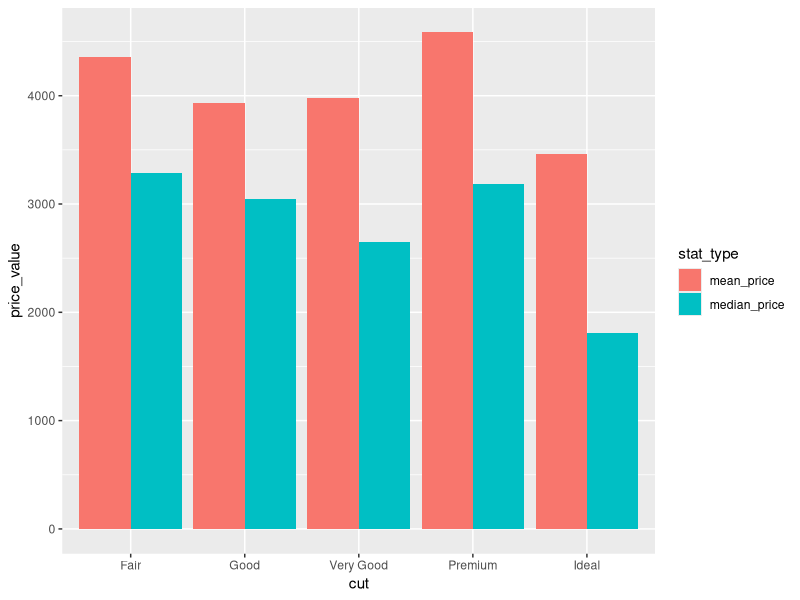
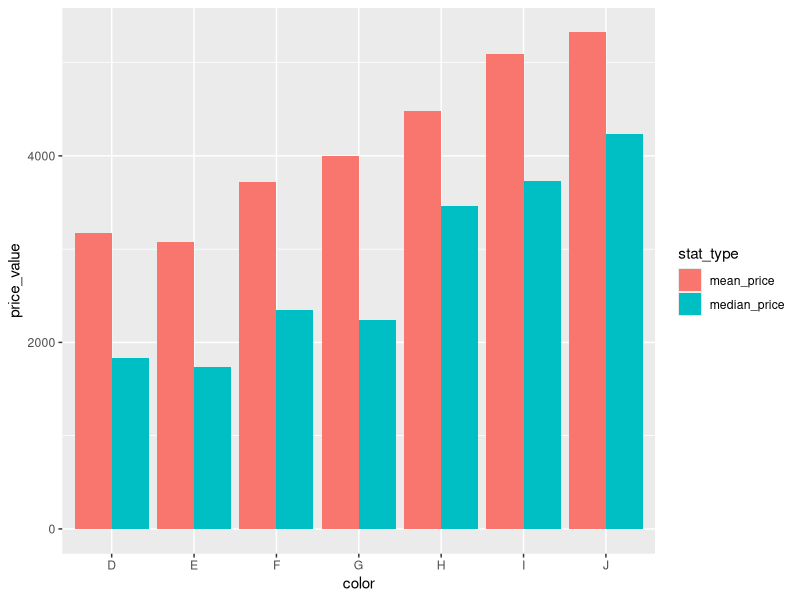
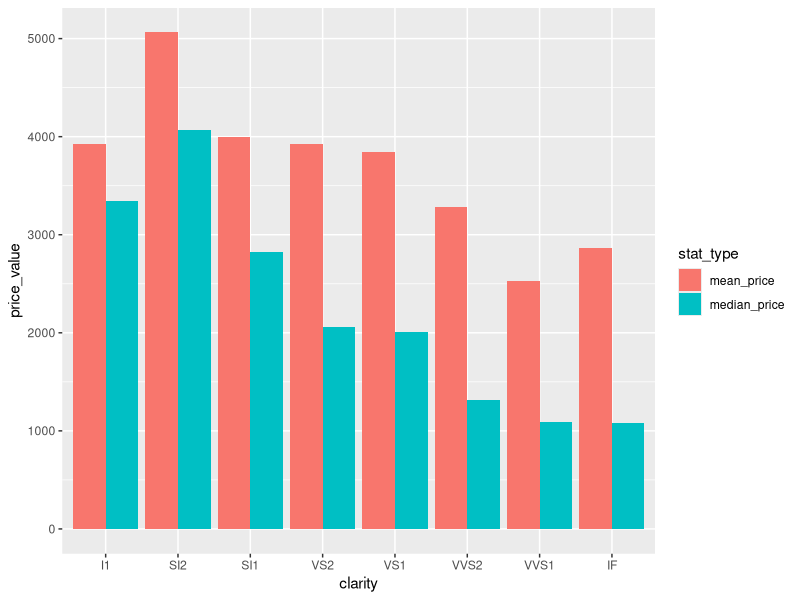
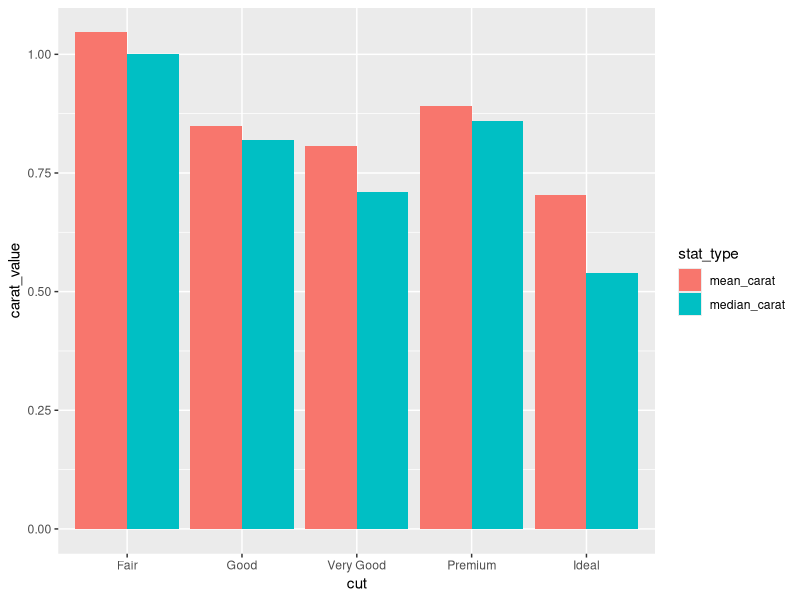
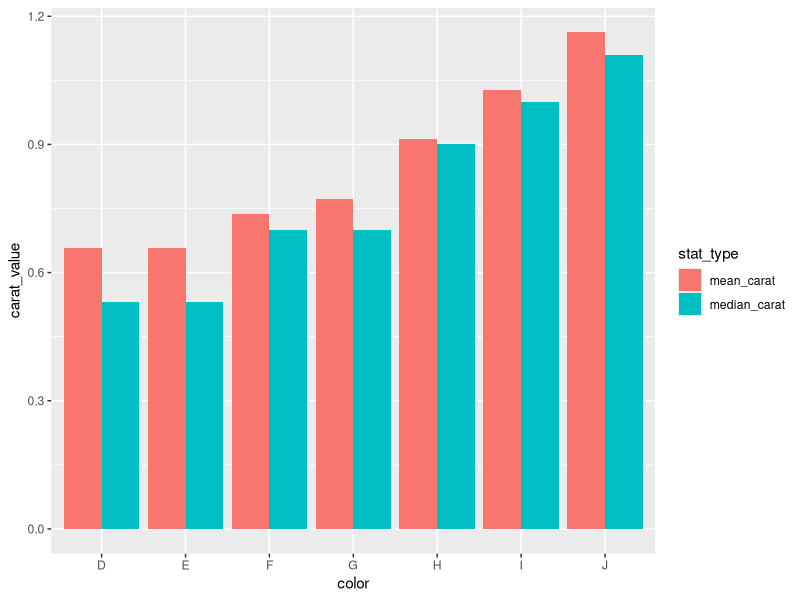
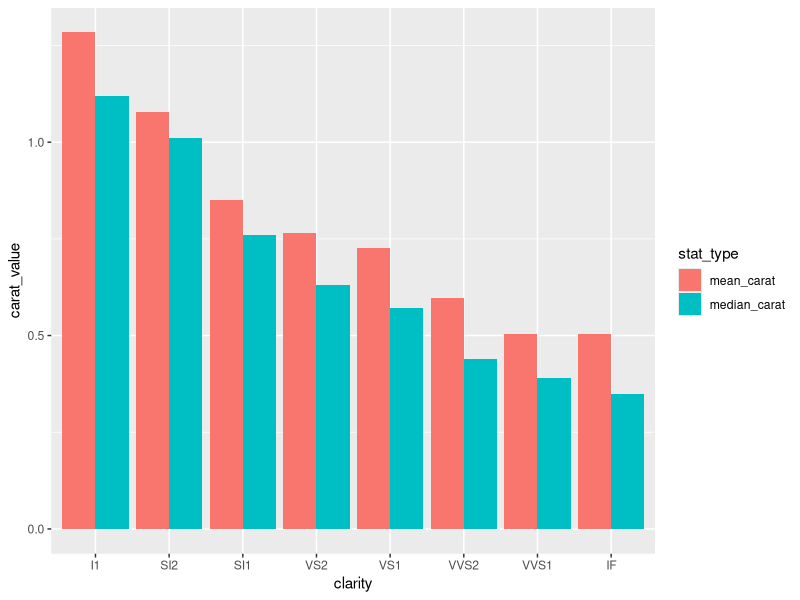
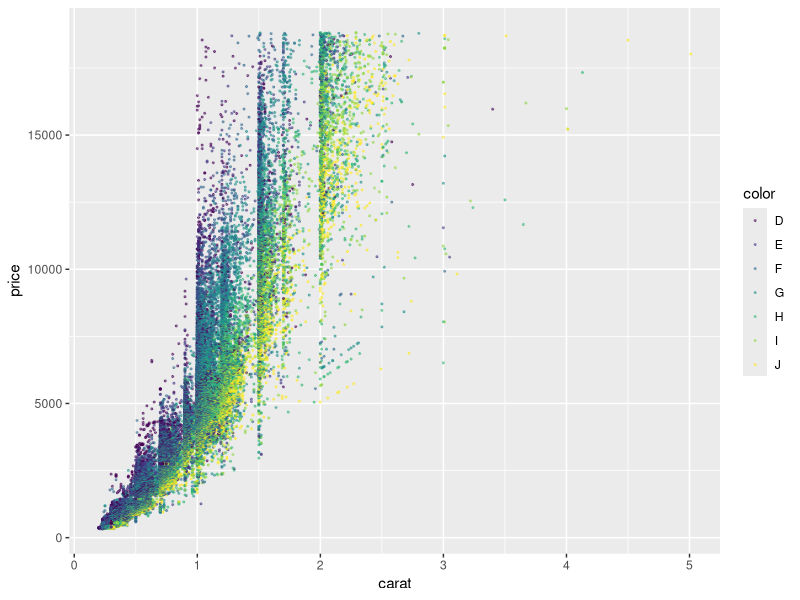
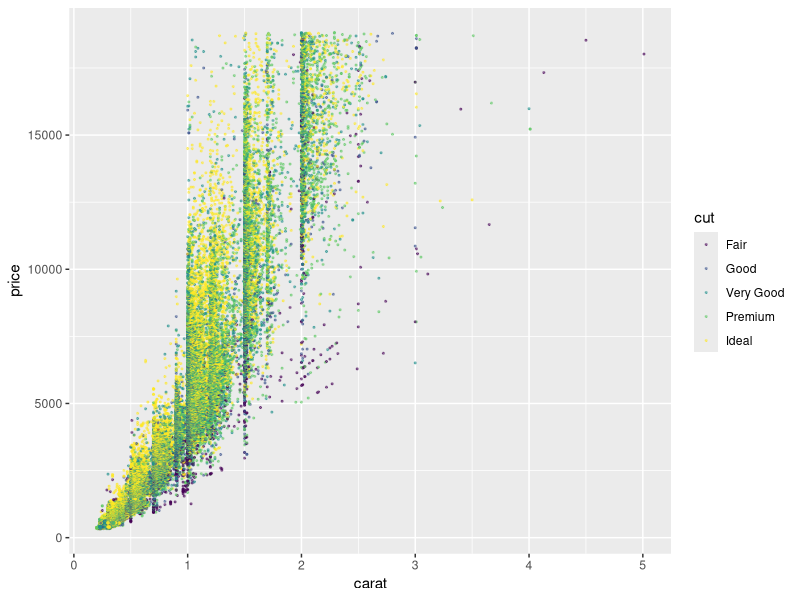

Generate these figures, in order, with R:
## ---- chunk 1
# cache results
knitr::opts_chunk$set(cache=TRUE, message=FALSE)
## ---- chunk 2
library(tidyverse)
library(ggplot2)
## ---- chunk 3
bycut_info = ggplot2::diamonds |> 
  group_by(cut) |> 
  summarise(
    n = n(),
    mean_price = mean(price),
    median_price = median(price),
    mean_carat = mean(carat),
    median_carat = median(carat),
    .groups = "drop"
  )

bycolor_info = ggplot2::diamonds |> 
  group_by(color) |> 
  summarise(
    n = n(),
    mean_price = mean(price),
    median_price = median(price),
    mean_carat = mean(carat),
    median_carat = median(carat),
    .groups = "drop"
  )

byclarity_info = ggplot2::diamonds |> 
  group_by(clarity) |> 
  summarise(
    n = n(),
    mean_price = mean(price),
    median_price = median(price),
    mean_carat = mean(carat),
    median_carat = median(carat),
    .groups = "drop"
  )

## ---- chunk 4
bycut_info
bycut_info |> 
  pivot_longer(cols = c(mean_price, median_price), names_to = "stat_type", values_to = "price_value") |> 
  ggplot(aes(x = cut, y = price_value, fill = stat_type)) + 
  geom_col(position = "dodge")

bycolor_info
bycolor_info |> 
  pivot_longer(cols = c(mean_price, median_price), names_to = "stat_type", values_to = "price_value") |> 
  ggplot(aes(x = color, y = price_value, fill = stat_type)) + 
  geom_col(position = "dodge")

byclarity_info
byclarity_info |> 
  pivot_longer(cols = c(mean_price, median_price), names_to = "stat_type", values_to = "price_value") |> 
  ggplot(aes(x = clarity, y = price_value, fill = stat_type)) + 
  geom_col(position = "dodge")
## ---- chunk 5
bycut_info |> 
  pivot_longer(cols = c(mean_carat, median_carat), names_to = "stat_type", values_to = "carat_value") |> 
  ggplot(aes(x = cut, y = carat_value, fill = stat_type)) + 
  geom_col(position = "dodge")

bycolor_info |> 
  pivot_longer(cols = c(mean_carat, median_carat), names_to = "stat_type", values_to = "carat_value") |> 
  ggplot(aes(x = color, y = carat_value, fill = stat_type)) + 
  geom_col(position = "dodge")

byclarity_info |> 
  pivot_longer(cols = c(mean_carat, median_carat), names_to = "stat_type", values_to = "carat_value") |> 
  ggplot(aes(x = clarity, y = carat_value, fill = stat_type)) + 
  geom_col(position = "dodge")
## ---- chunk 6
ggplot(diamonds, aes(x = carat, y = price, color = color)) + geom_point(alpha=0.5, size = 0.4)
ggplot(diamonds, aes(x = carat, y = price, color = cut)) + geom_point(alpha=0.5, size = 0.4)
ggplot(diamonds, aes(x = carat, y = price, color = clarity)) + geom_point(alpha=0.5, size = 0.4)
## ---- chunk 7
d <- diamonds |>
  mutate(
    cut     = factor(cut, ordered = FALSE),
    clarity = factor(clarity, ordered = FALSE),
    color   = fct_rev(factor(color, ordered = FALSE))
  )

lmplot_naive <- lm(log(price) ~ cut + color + clarity, data = d)
lmplot_full  <- lm(log(price) ~ log(carat) + cut + color + clarity, data = d)

# plot predictions against actual values
ggplot(diamonds, aes(x = predict(lmplot_full), y = log(price))) +
  geom_point(alpha = 0.3, size = 0.2) +
  geom_abline(slope = 1, intercept = 0, color = "red") +
  labs(
    title = "With Carat",
    x = "Predicted Log Price",
    y = "Actual Log Price"
  )
## ---- chunk 8
# plotting residuals against predicted values
ggplot(broom::augment(lmplot_full), aes(x = .resid)) +
  geom_histogram(bins = 50, fill = "steelblue", color = "white") +
  labs(
    title = "Distribution of Residuals",
    x = "Residuals",
    y = "Frequency"
  )

ggplot(broom::augment(lmplot_full), aes(x = .fitted, y = .resid)) +
  geom_point(alpha = 0.3, size = 0.2) +
  geom_hline(yintercept = 0, color = "red") +
  labs(
    title = "Residuals vs Fitted",
    x = "Fitted values (log price)",
    y = "Residuals"
  )
## ---- chunk 9
bind_rows(
  broom::tidy(lmplot_naive) |> mutate(model = "without carat"),
  broom::tidy(lmplot_full) |> mutate(model = "with carat")
) |>
  filter(term != "(Intercept)", term != "log(carat)") |>
  ggplot(aes(x = estimate, y = term, color = model)) +
  geom_point(size = 2) +
  geom_vline(xintercept = 0, linetype = "dashed")
## ---- chunk 10
summary(lm(log(price) ~ log(carat), data = d))$r.squared
summary(lmplot_naive)$r.squared
summary(lmplot_full)$r.squared
